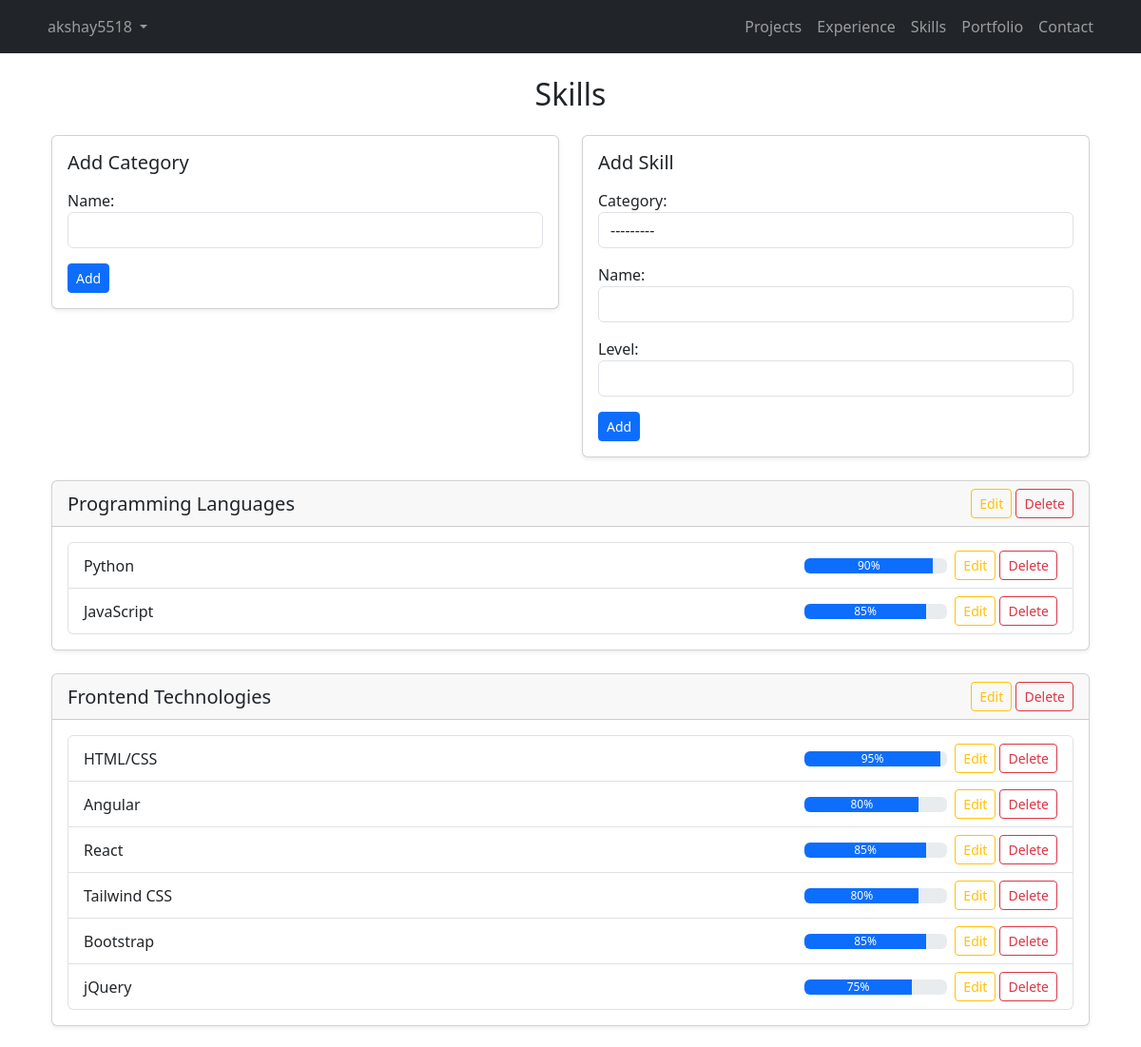
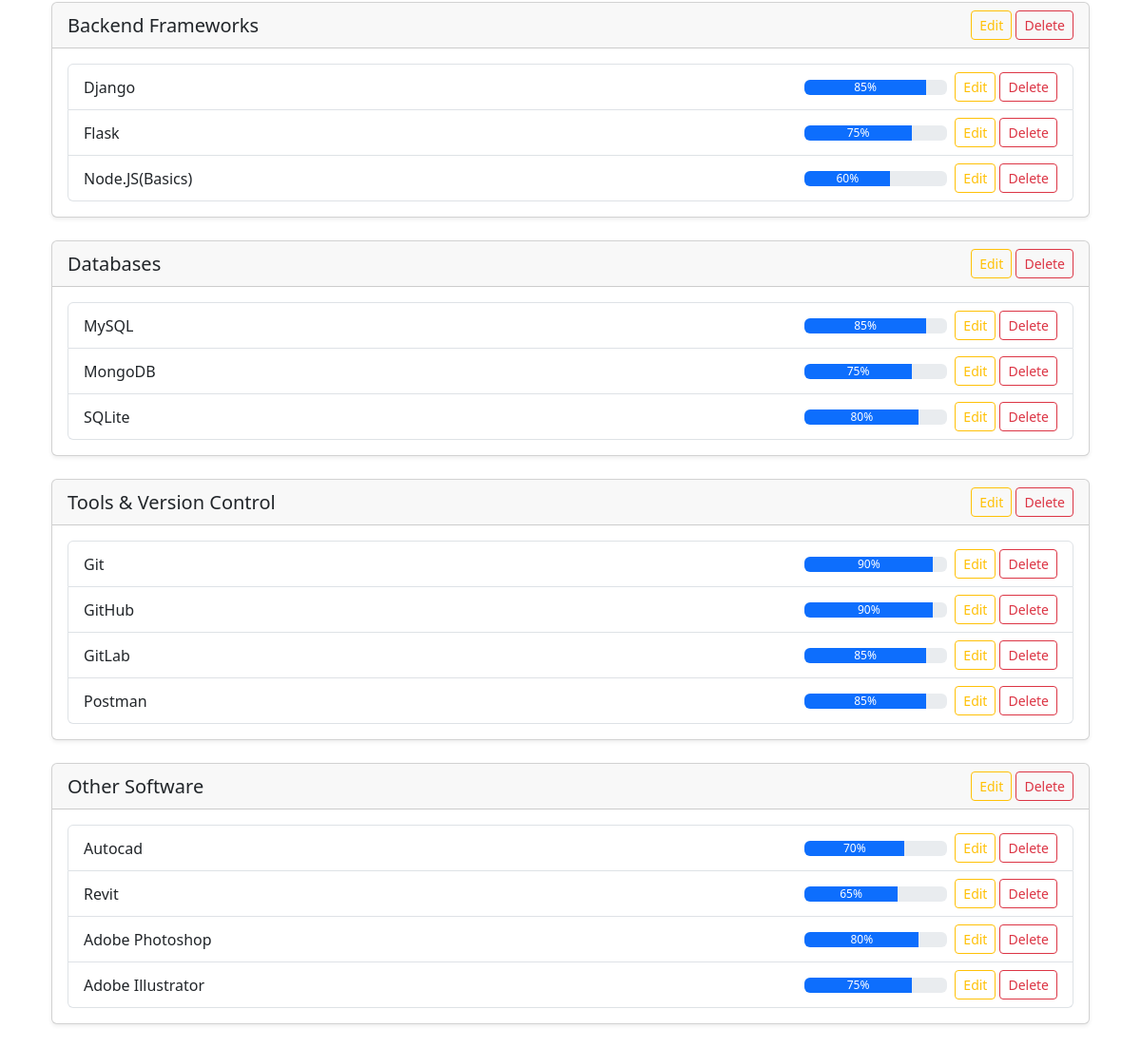
The page /skills/ (signed in) on the database its author committed (2 pictures, top to bottom).
### Portfolio_App/models.py (models this page shows, shortened)
class SkillCategory(models.Model):
    name = models.CharField(max_length=100, unique=True)  # e.g. "Programming Languages"
    def __str__(self):
        return self.name

class Skill(models.Model):
    category = models.ForeignKey(SkillCategory, related_name="skills", on_delete=models.CASCADE)
    name = models.CharField(max_length=100)  # e.g. "Python"
    level = models.PositiveIntegerField()  # percentage (0-100)

### Portfolio_Admin_App/views.py (the view, shortened to what this page needs)
# urls.py: path("skills/", skills_dashboard, name="skills"),
@csrf_exempt
@login_required(login_url='login')
def skills_dashboard(request):
    categories = SkillCategory.objects.prefetch_related("skills").all()
    category_form = SkillCategoryForm()
    skill_form = SkillForm()
    return render(request, "skills.html", {
        "categories": categories,
        "category_form": category_form,
        "skill_form": skill_form,
    })

### Portfolio_Admin_App/forms.py
class SkillCategoryForm(forms.ModelForm):
    class Meta:
        model = SkillCategory
        fields = ['name']
    def __init__(self, *args, **kwargs):
        super(SkillCategoryForm, self).__init__(*args, **kwargs)
        for field_name, field in self.fields.items():
            field.widget.attrs['class'] = 'form-control'

class SkillForm(forms.ModelForm):
    class Meta:
        model = Skill
        fields = ['category', 'name', 'level']
    def __init__(self, *args, **kwargs):
        super(SkillForm, self).__init__(*args, **kwargs)
        for field_name, field in self.fields.items():
            field.widget.attrs['class'] = 'form-control'

### Portfolio_Admin_App/templates/skills.html (shortened to what this page needs)
{% extends "base.html" %}
{% block content %}
<div class="container">
    <h2 class="mb-4 text-center">Skills</h2>
    <div class="row mb-4">
        <div class="col-md-6">
            <div class="card shadow-sm">
                <div class="card-body">
                    <h5 class="mb-3">Add Category</h5>
                    <form method="post">
                        {{ category_form.as_p }}
                        <button type="submit" name="category_submit" class="btn btn-primary btn-sm">Add</button>
                    </form>
                </div>
            </div>
        </div>
        <div class="col-md-6">
            <div class="card shadow-sm">
                <div class="card-body">
                    <h5 class="mb-3">Add Skill</h5>
                    <form method="post">
                        {{ skill_form.as_p }}
                        <button type="submit" name="skill_submit" class="btn btn-primary btn-sm">Add</button>
                    </form>
                </div>
            </div>
        </div>
    </div>
    {% if categories %}
        {% for category in categories %}
            <div class="card mb-4 shadow-sm">
                <div class="card-header d-flex justify-content-between align-items-center">
                    <h5 class="mb-0">{{ category.name }}</h5>
                    <div>
                        <a href="{% url 'skill_category_edit' category.id %}" class="btn btn-sm btn-outline-warning">Edit</a>
                        <a href="{% url 'skill_category_delete' category.id %}" class="btn btn-sm btn-outline-danger">Delete</a>
                    </div>
                </div>
                <div class="card-body">
                    {% if category.skills.all %}
                        <ul class="list-group">
                            {% for skill in category.skills.all %}
                                <li class="list-group-item d-flex justify-content-between align-items-center">
                                    {{ skill.name }}
                                    <div class="d-flex align-items-center">
                                        <div class="progress me-2" style="width:150px;">
                                            <div class="progress-bar" role="progressbar"
                                                 style="width: {{ skill.level }}%;"
                                                 aria-valuenow="{{ skill.level }}" aria-valuemin="0" aria-valuemax="100">
                                                {{ skill.level }}%
                                            </div>
                                        </div>
                                        <a href="{% url 'skill_edit' skill.id %}" class="btn btn-sm btn-outline-warning me-1">Edit</a>
                                        <a href="{% url 'skill_delete' skill.id %}" class="btn btn-sm btn-outline-danger">Delete</a>
                                    </div>
                                </li>
                            {% endfor %}
                        </ul>
                    {% else %}
                        <p>No skills yet in this category.</p>
                    {% endif %}
                </div>
            </div>
        {% endfor %}
    {% else %}
        <p>No skill categories added yet.</p>
    {% endif %}
</div>
{% endblock %}

### Portfolio_Admin_App/templates/base.html (shortened to what this page needs)
<!DOCTYPE html>
<html lang="en">
<head>
    <link rel="stylesheet" href="https://cdn.jsdelivr.net/npm/bootstrap@5.3.2/dist/css/bootstrap.min.css">
</head>
<body>
    <nav class="navbar navbar-expand-lg navbar-dark bg-dark">
        <div class="container">
            {% if request.user.is_authenticated %}
            <ul class="navbar-nav me-auto">
                <li class="nav-item dropdown">
                    <a class="nav-link dropdown-toggle" href="#" id="userDropdown" role="button"
                       data-bs-toggle="dropdown" aria-expanded="false">
                        {{ request.user.username }}
                    </a>
                </li>
            </ul>
            {% else %}
            <a class="navbar-brand" href="#">AdminApp</a>
            {% endif %}
            {% if request.user.is_authenticated %}
            <ul class="navbar-nav ms-auto">
                <li class="nav-item"><a class="nav-link" href="{% url 'projects' %}">Projects</a></li>
                <li class="nav-item"><a class="nav-link" href="{% url 'experience' %}">Experience</a></li>
                <li class="nav-item"><a class="nav-link" href="{% url 'skills' %}">Skills</a></li>
                <li class="nav-item"><a class="nav-link" href="{% url 'portfolio' %}">Portfolio</a></li>
                <li class="nav-item"><a class="nav-link" href="{% url 'contact' %}">Contact</a></li>
            </ul>
            {% endif %}
        </div>
    </nav>
    <div class="container mt-4">
        {% block content %}
        {% endblock %}
    </div>
</body>
</html>

### rows shown on the page
SkillCategory: name "Programming Languages"
Skill: name "Python", level "90"
Skill: name "JavaScript", level "85"
SkillCategory: name "Frontend Technologies"
Skill: name "HTML/CSS", level "95"
Skill: name "Angular", level "80"
Skill: name "React", level "85"
Skill: name "Tailwind CSS", level "80"
Skill: name "Bootstrap", level "85"
Skill: name "jQuery", level "75"
SkillCategory: name "Backend Frameworks"
Skill: name "Django", level "85"
Skill: name "Flask", level "75"
Skill: name "Node.JS(Basics)", level "60"
SkillCategory: name "Databases"
Skill: name "MySQL", level "85"
Skill: name "MongoDB", level "75"
Skill: name "SQLite", level "80"
SkillCategory: name "Tools & Version Control"
Skill: name "Git", level "90"
Skill: name "GitHub", level "90"
Skill: name "GitLab", level "85"
Skill: name "Postman", level "85"
SkillCategory: name "Other Software"
Skill: name "Autocad", level "70"
Skill: name "Revit", level "65"
Skill: name "Adobe Photoshop", level "80"
Skill: name "Adobe Illustrator", level "75"

### other values the page prints
{{ request.user.username }} "akshay5518"
